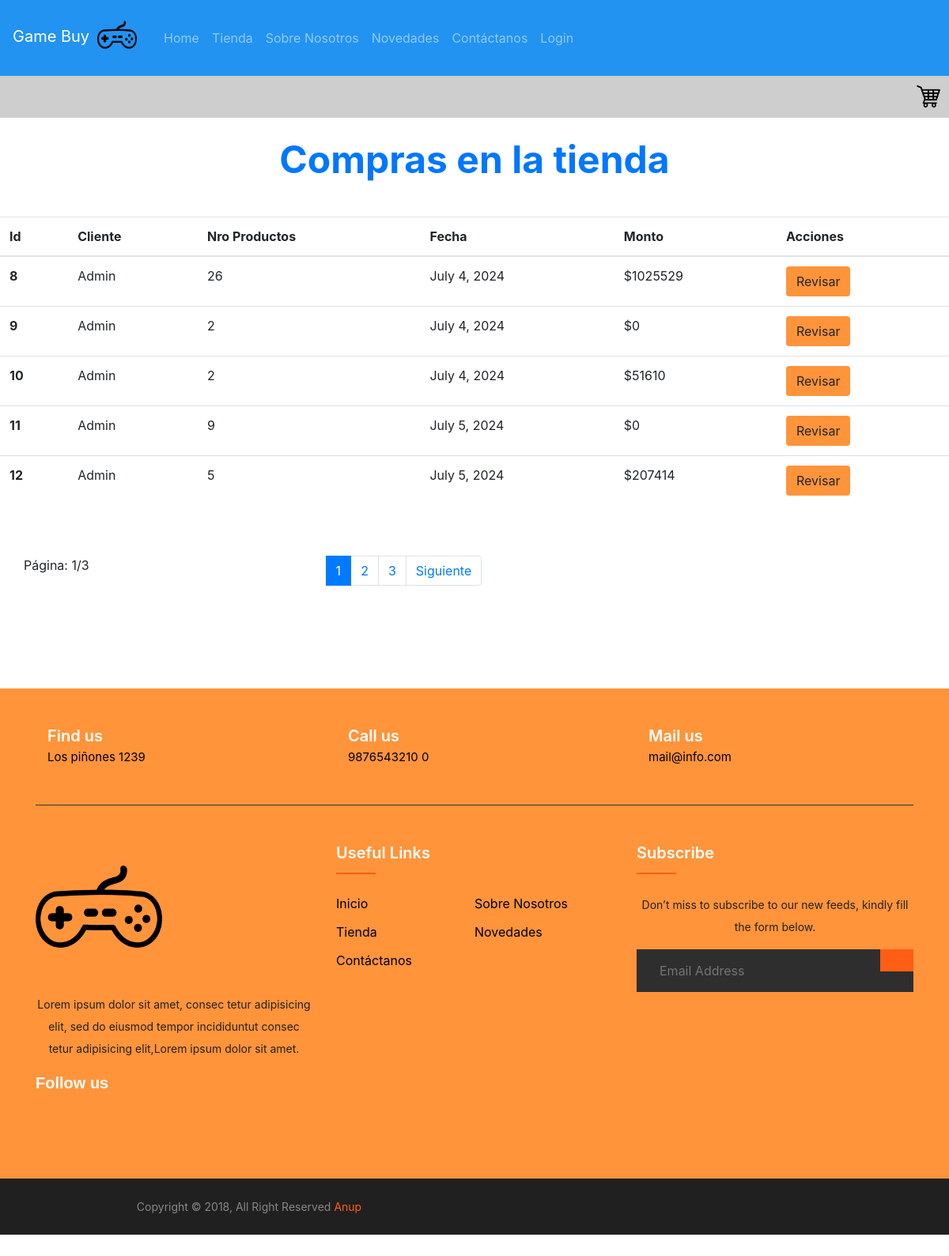
Page /tienda/crud_pedido on the committed database.
### tienda/models.py (models this page shows)
class Pedido(models.Model):
    id= models.AutoField(db_column= 'pedido_id', primary_key= True)
    nro_productos= models.IntegerField(default=0)
    f_cliente= models.ForeignKey(Cliente, db_column='cli_FK', on_delete=models.CASCADE)
    envio= models.BooleanField(default= True)
    fecha_compra= models.DateField(null= True)
    current= models.BooleanField(default= True)
    total_precio= models.IntegerField(default= 0)

class Cliente(models.Model):
    user= models.OneToOneField(User, null= True, on_delete=models.CASCADE)
    nombre= models.CharField(max_length= 50)
    primer_apellido= models.CharField(max_length= 50)
    segundo_apellido= models.CharField(max_length= 50)
    direccion= models.CharField(max_length= 60, null= True)
    telefono= models.IntegerField(null=True)

### tienda/views.py (the view)
# urls.py: path("crud_pedido", views.crud_pedido, name="crud_pedido"),
def crud_pedido(request):
    if request.method== "POST":
        id_p= request.POST.get("id_boton")
        pedido= Pedido.objects.get(id= id_p)
        cliente= pedido.f_cliente
        context={
            "pedido": pedido,
            "cliente": cliente
        }
        return render(request, "tienda/pedido_det.html", context)
    else:
        pedidos= Pedido.objects.all()
        pagina = Paginator(pedidos, 5)
        lista_pagina = request.GET.get('pagina')
        pagina = pagina.get_page(lista_pagina)
        context={"pedidos": pedidos,
                 "pagina": pagina}
        return render(request, "tienda/crud_boleta.html", context)

### tienda/templates/tienda/crud_boleta.html (shortened to what this page needs)
{% extends 'tienda/base.html' %}
{% load static %}
{% block content %}
<h1 class="my-4">Compras en la tienda</h1>
<div class="table-contenedor">
<table class="table table-hover tabla-crud">
    <thead>
      <tr>
        <th scope="col">Id</th>
        <th scope="col">Cliente</th>
        <th scope="col">Nro Productos</th>
        <th scope="col">Fecha</th>
        <th scope="col">Monto</th>
        <th scope="col">Acciones</th>
      </tr>
    </thead>
    <tbody>
        {% for ped in pagina.object_list %}
            <tr>
              <th scope="row">{{ped.id}}</th>
              <td>{{ped.f_cliente.user.username}}</td>
              <td>{{ped.nro_productos}}</td>
              <td>{{ped.fecha_compra}}</td>
              <td>${{ped.total_precio}}</td>
              <form method="POST">
                <td><button type="submit" value="{{ped.id}}" name="id_boton" class="btn btn-crud">Revisar</button></td>
              </form>
            </tr>
        {% endfor %}
    </tbody>
  </table>
</div>
<div class="container">
  <div class="row my-5">
      <p>Página: {{pagina.number}}/{{pagina.paginator.num_pages}}</p>
      <div class="col-md-4 offset-md-3">
          <nav aria-label="...">
              <ul class="pagination">
                  {% for num_page in pagina.paginator.page_range %}
                  <br />
                      {% if pagina.number == num_page %}
                          <li class="page-item active" aria-current="page">
                              <a class="page-link" href="{% url 'crud_pedido' %}?pagina={{num_page}}">{{num_page}}</a>
                          </li>
                      {% else %}
                          <li class="page-item" aria-current="page">
                              <a class="page-link" href="{% url 'crud_pedido' %}?pagina={{num_page}}">{{num_page}}</a>
                          </li>
                      {% endif %}
                  <br />
                  {% endfor %}
                  <li class="page-item">
                      {% if pagina.has_next %}
                          <a class="page-link" href="{% url 'crud_pedido' %}?pagina={{pagina.next_page_number}}">Siguiente</a>
                      {% endif %}
                  </li>
              </ul>
          </nav>
      </div>
  </div>
</div>
{% endblock %}

### tienda/static/css/style.css (style rules this page uses)
h1 { font-size: 3em; font-weight: bold; text-align: center; color: rgb(0, 119, 255); }
p { text-align: center; margin: 0; }
html, body { overflow-x: hidden; padding: 0px; margin: 0px; border: 0px; height: 100vh; width: 100vw; box-sizing: border-box; }
.btn-crud { background-color: #FF943B; }
.table-contenedor { display: flex; justify-content: center; }
.tabla-crud { margin-top: 20px; width: 1200px; }
ul { margin: 0px; padding: 0px; }

### rows in the picture
Pedido: id "8", f_cliente.user.username "Admin", nro_productos "26", fecha_compra "July 4, 2024", total_precio "1025529"
Pedido: id "9", f_cliente.user.username "Admin", nro_productos "2", fecha_compra "July 4, 2024", total_precio "0"
Pedido: id "10", f_cliente.user.username "Admin", nro_productos "2", fecha_compra "July 4, 2024", total_precio "51610"
Pedido: id "11", f_cliente.user.username "Admin", nro_productos "9", fecha_compra "July 5, 2024", total_precio "0"
Pedido: id "12", f_cliente.user.username "Admin", nro_productos "5", fecha_compra "July 5, 2024", total_precio "207414"

### other values in the picture
{{ pagina.number }} "1"
{{ pagina.paginator.num_pages }} "3"
{{ num_page }} "1"
{{ num_page }} "2" "3"
